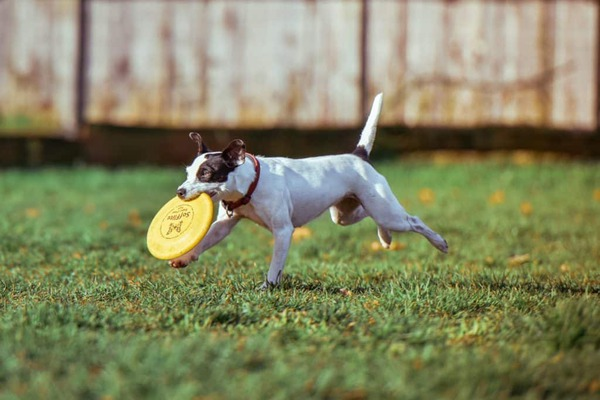
#> input picture Object detection/opencv-selective-search/dog.jpg, 600 x 400 px
$ python selective_search.py --image dog.jpg
#> lines starting #> are read from the running program, lines starting #| are printed output that depends on the picture
#######################################################################################################
# -*- coding:utf-8 -*-
# File: selective_search.py
# Update: 2020/06/30
# USAGE: python selective_search.py --image dog.jpg
# Description: None
########################################################################################################


# import the necessary packages
import argparse
import random
import time
import cv2

# construct the argument parser and parse the arguments
ap = argparse.ArgumentParser()
ap.add_argument("-i", "--image", required=True,
	help="path to the input image")
ap.add_argument("-m", "--method", type=str, default="fast",
	choices=["fast", "quality"],
	help="selective search method")
args = vars(ap.parse_args())

# load the input image
image = cv2.imread(args["image"])
#> image is the input picture: shape (400, 600, 3); mean B, G, R 98.2, 133.9, 132

# initialize OpenCV's selective search implementation and set the
# input image
ss = cv2.ximgproc.segmentation.createSelectiveSearchSegmentation()
ss.setBaseImage(image)

# check to see if we are using the *fast* but *less accurate* version
# of selective search
if args["method"] == "fast":						# 选择fast需要牺牲一定的准确率
	print("[INFO] using *fast* selective search")
	ss.switchToSelectiveSearchFast()

# otherwise we are using the *slower* but *more accurate* version
else:
	print("[INFO] using *quality* selective search")
	ss.switchToSelectiveSearchQuality()

# run selective search on the input image
start = time.time()
rects = ss.process()
# print(rects)
end = time.time()

# show how along selective search took to run along with the total
# number of returned region proposals
print("[INFO] selective search took {:.4f} seconds".format(end - start))
print("[INFO] {} total region proposals".format(len(rects)))

# loop over the region proposals in chunks (so we can better
# visualize them)
for i in range(0, len(rects), 100):
	# clone the original image so we can draw on it
	output = image.copy()

	# loop over the current subset of region proposals
	for (x, y, w, h) in rects[i:i + 100]:
		# draw the region proposal bounding box on the image
		color = [random.randint(0, 255) for j in range(0, 3)]
		cv2.rectangle(output, (x, y), (x + w, y + h), color, 2)

	# show the output image
	cv2.imshow("Output", output)
	key = cv2.waitKey(0) & 0xFF

	# if the `q` key was pressed, break from the loop
	if key == ord("q"):
		break
#> this loop made 1 pass; (key q is pressed on pass 1)
#> pass 1, `cv2.imshow("Output", output)`:
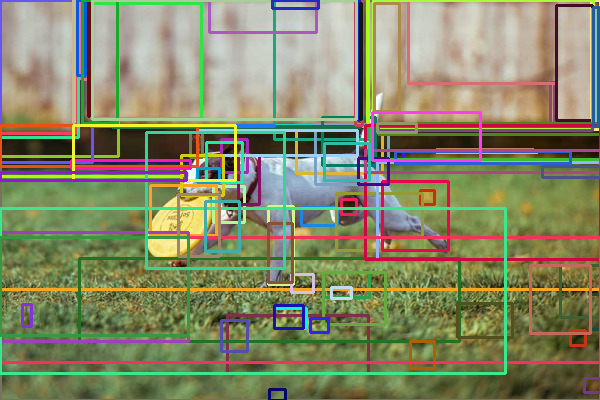
#> window 'Output': shape (400, 600, 3); mean B, G, R 104.6, 136.1, 134.9
